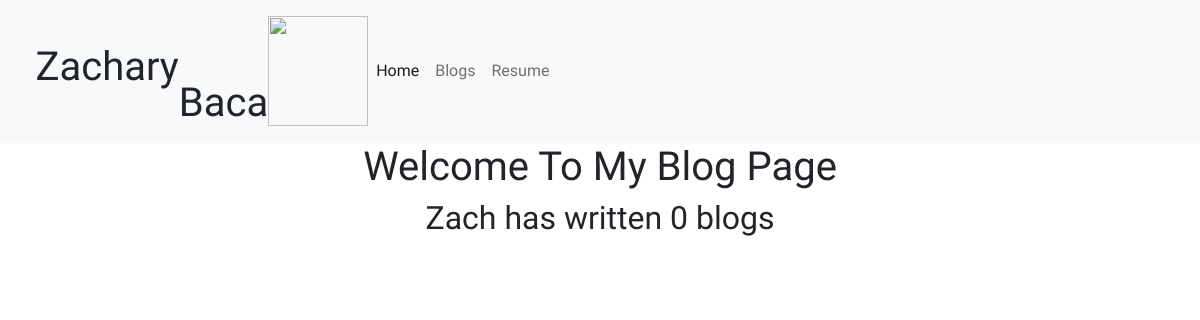
The page /blog/ on the database as committed earlier.
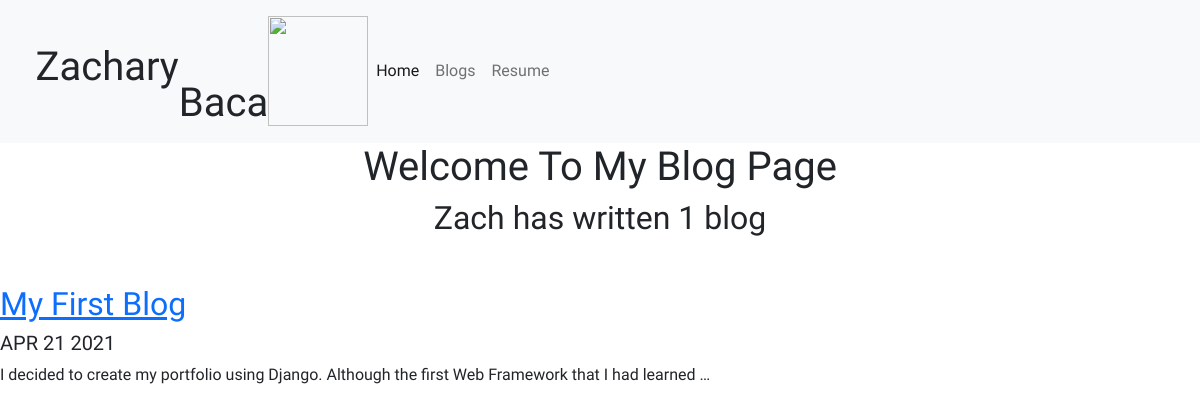
The same page on the database as committed later.
### blog/models.py (models this page shows, shortened)
class Blog(models.Model):
    title = models.CharField(max_length=100)
    bio = models.TextField()
    date = models.DateField()

### blog/views.py (the view)
# urls.py: path('', views.all_blogs, name='all_blogs'),
def all_blogs(request):
    blogs = Blog.objects.order_by('-date')
    return render(request, 'all_blogs.html', {"blogs": blogs})

### templates/all_blogs.html (shortened to what this page needs)
{% extends 'base.html' %}
{% block pagecontent %}
<h1 class="font-weight-bold text-center">Welcome To My Blog Page</h1>
<h2 class="text-center mb-5">Zach has written {{ blogs.count }} blog{{ blogs.count|pluralize }}</h2>
{% for blog in blogs %}
   <a href="{% url 'blog:detail' blog.id %}"><h2> {{ blog.title }}</h2></a>
   <h5>{{ blog.date|date:'M d Y'|upper }}</h5>
   <p>{{ blog.bio|striptags|truncatechars:100 }}</p>
{% endfor %}
{% endblock %}

Rows that differ between the two databases and show on the page:
added Blog: title "My First Blog", date "APR 21 2021", bio "I decided to create my portfolio using Django. Although the first Web Framework that I had learned …"
Other text that changed with them:
{{ blogs.count }}: "0" → "1"
